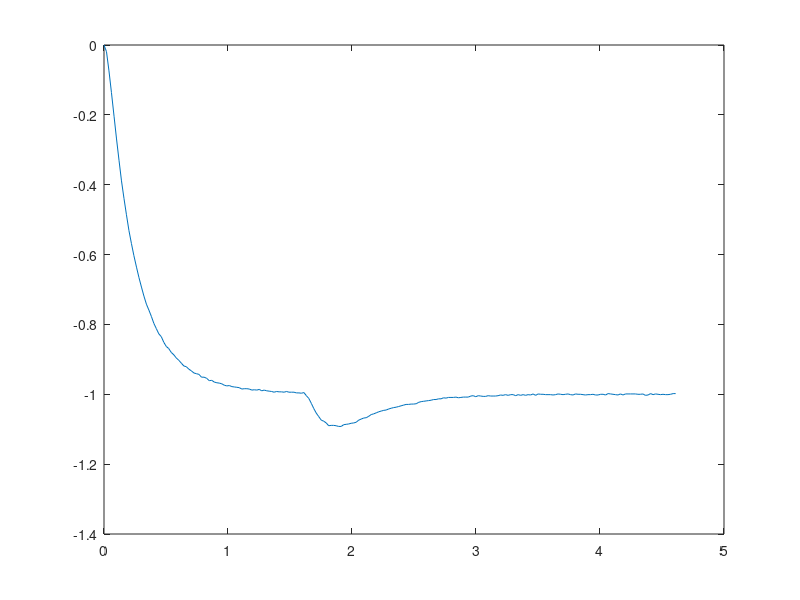

MATLAB code for this plot: (Note: this script raises an error after producing the figure.)
%% Modelado de la planta
close all;
load 1Np10.txt
tiempo = X1Np10(:,1);
entrada = X1Np10(:,2);
salida = X1Np10(:,3);
%% Plots
close all
% Tiempo para 2 V
% t_ini = 2.283;
% t_fin = 5.172;
% Tiempo para 4 v
% t_ini = 2.2310;
% t_fin = 4.056;
% Tiempo deseados
t_ini = 4.741;
t_fin = 9.351;
x_ini = find(tiempo == t_ini);
x_fin = find(tiempo == t_fin);
tiempo_interes = tiempo(x_ini:x_fin) - tiempo(x_ini);
salida_interes = salida(x_ini:x_fin);
plot(tiempo_interes,salida_interes)
hold on
plot(ScopeData(:,1), ScopeData(:,2));
title ("Respuesta del sistema bajando con 10 personas");
legend(["Sistema real" "Sistema simulado"])
ylabel("Velocidad (m/s)");
xlabel("Tiempo (s)");

%% Plot del sistema
close all
subplot(2,1,1)
plot(ScopeData(:,1), ScopeData(:,2));
hold on
plot([0 4], [1 1]*1,'k:')
plot([0 4], [1 1]*1*0.95,'r:')
plot([0 4], [1 1]*1*1.05,'r:')
title ("Respuesta del sistema subiendo");
ylabel("Velocidad (m/s)");
xlabel("Tiempo (s)");

subplot(2,1,2)
plot(ScopeData1(:,1), ScopeData1(:,2));
hold on
plot([0 4], [1 1]*-1,'k:')
plot([0 4], [1 1]*-1*0.95,'r:')
plot([0 4], [1 1]*-1*1.05,'r:')
title ("Respuesta del sistema subiendo");
ylabel("Velocidad (m/s)");
xlabel("Tiempo (s)");
%% Equivalente discreto
close all
T = 20e-3;
Gs = tf(0.1405, [0.251 1]);
BGz = c2d(Gs,T,'zoh');
F = tf([1 1],[1 -1],T);
CD = series(BGz,F)
rlocus(CD)
hold on
for ts = [0.9]
    ks = ceil(ts/T)
    UnitCircle(exp(-pi/ks))
end
M = feedback(CD,1);
[num, den] = zpkdata(M,'v');
%%
[c,t] = step(BGz);
c_inf = c(end);
figure
stairs(t,c)
hold on
plot([t(1) t(end)], [1 1]*c_inf,'k:')
plot([t(1) t(end)], [1 1]*c_inf*0.95,'r:')
plot([t(1) t(end)], [1 1]*c_inf*1.05,'r:')
